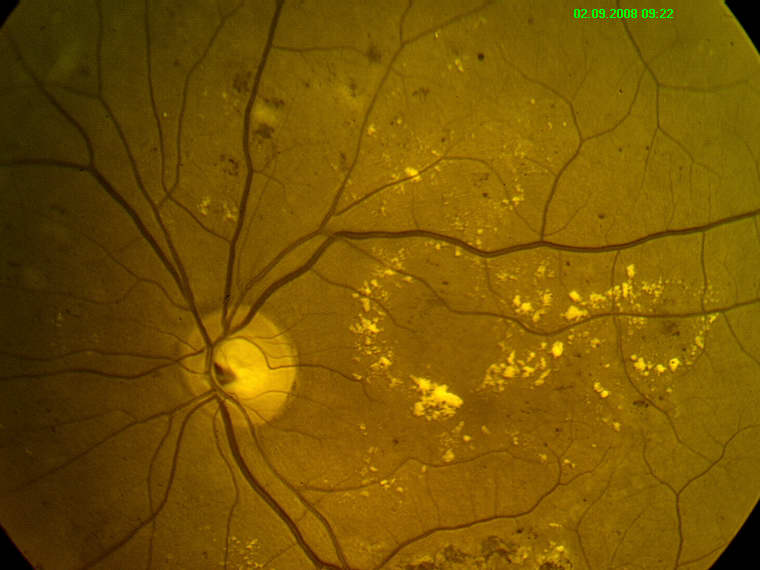
%> input picture vessel_detect/good2.jpg, 760 x 570 px
$ octave test_1.m   (GNU Octave 9; MATLAB toolbox functions it lacks are replaced by stand-ins)
%> lines starting %> are read from the running program, lines starting %| are printed output that depends on the picture; in (x1, y1, x2, y2) boxes, pixels count from 0 and x2, y2 are one past the last pixel; in counts of white or black regions, pixels touching at a corner belong together; the program's own positions count from 1
### vessel_detect/reconstruction_by_dilation.m
function imC2=reconstruction_by_dilation(im,LEN,DEG_NUM)

imo=cell(DEG_NUM,1);
for i=1:DEG_NUM
    DEG=(i-1)*((360/DEG_NUM)/2);
    se=strel('line',LEN,DEG);
    imo{i}=imopen(im,se);
end

imC=imo{1};
for i=2:length(imo)
    imC=max(imC,imo{i});% eq. (3.1)
end

imC2=imreconstruct(imC,im); % eq. (3.2)
imC2=mat2gray(imC2);

### vessel_detect/min_openings.m
function imB=min_openings(im,LEN,DEG_NUM)

imo=cell(DEG_NUM,1);
for i=1:DEG_NUM
    DEG=(i-1)*((360/DEG_NUM)/2);
    se=strel('line',LEN,DEG);
    imo{i}=imopen(im,se);
end

imB=imo{1};
for i=2:length(imo)
    imB=min(imB,imo{i});% eq. (3.1)
end

### vessel_detect/main_algo.m
function im_result=main_algo(img,im_mask,LEN_c,LEN_o,LEN_diff,TH_HIGH,TH_LOW,min_obj,min_hole)

DEG_NUM=12;
ic1=reconstruction_by_dilation(img,LEN_c,DEG_NUM);
io1=min_openings(img,LEN_o,DEG_NUM);
iv=mat2gray(ic1-io1);
imDiff=smooth_cross_section(iv,LEN_diff);
imL=reconstruction_by_dilation(imDiff,LEN_c,DEG_NUM);
imF=reconstruction_by_erosion(imL,LEN_c,DEG_NUM);

% Hysteresis thresholding
mask=im2bw(imF,TH_LOW/255);
marker=im2bw(imF,TH_HIGH/255);
im_result=imreconstruct(marker,mask);

im_result=im_result&im_mask;
im_result = clear_bw(im_result, min_obj, min_hole);

### vessel_detect/smooth_cross_section.m
function imDiff=smooth_cross_section(imV,LEN_diff)
imV_c=imcomplement(imV);
G1=fspecial('gaussian',[1 LEN_diff],0.5);
G2=fspecial('log',[1 LEN_diff],1.75);

imd=cell(12,1);
for i=1:12
    DEG=(i-1)*15;
    se1=makeLineKernel(LEN_diff,DEG,G1);
    se2=makeLineKernel(LEN_diff,DEG+90,G2);

    temp=imfilter(double(imV_c),se1,0,'same','conv');
    imd{i}=imfilter(mat2gray(temp),se2,0,'same','conv');
    imd{i}( imd{i}<0)=0;
end
imDiff=imd{1};
for i=2:length(imd)
    imDiff=max(imDiff,imd{i});% eq. (3.5)
end
imDiff=mat2gray(imDiff);

### vessel_detect/makeLineKernel.m
function se=makeLineKernel(len,theta_d,coeffs)

if (len >= 1)
    theta = theta_d * pi / 180;
    x = round((len-1)/2 * cos(theta));
    y = -round((len-1)/2 * sin(theta));
    [c,r] = iptui.intline(-x,x,-y,y);
    M = 2*max(abs(r)) + 1;
    N = 2*max(abs(c)) + 1;
    idx = sub2ind([M N], r + max(abs(r)) + 1, c + max(abs(c)) + 1);
    se=zeros(M,N);
    L1=length(coeffs);
    L2=length(idx);
    if L2<L1
        coeffs2=zeros(length(idx));
        coeffs2=coeffs((1+ceil((L1-L2)/2)):(L1-floor((L1-L2)/2)));
        se(idx)=coeffs2;
    else
        se(idx)=coeffs;
    end
end

### vessel_detect/test_1.m
clear
close all
clc

im=imread('good2.jpg');
%> im is the input picture: size 570x760x3 uint8; mean R, G, B 119.6, 85.3, 3
figure,imshow(im);title('Input image');
im_mask=rgb2gray(im)>10;
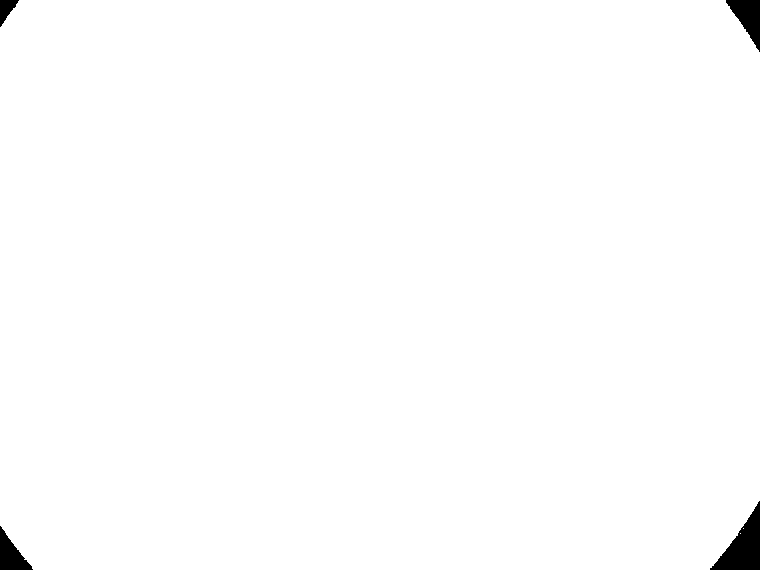
%> im_mask: size 570x760 logical; 99.2% white; 4 black regions, box (x1, y1, x2, y2) and area: (710, 501, 760, 570) 1654, (726, 0, 760, 52) 905, (0, 526, 33, 570) 735, (0, 0, 19, 27) 268
figure,imshow(im_mask);title('Mask image');
im=im(:,:,2);%green channel extraction
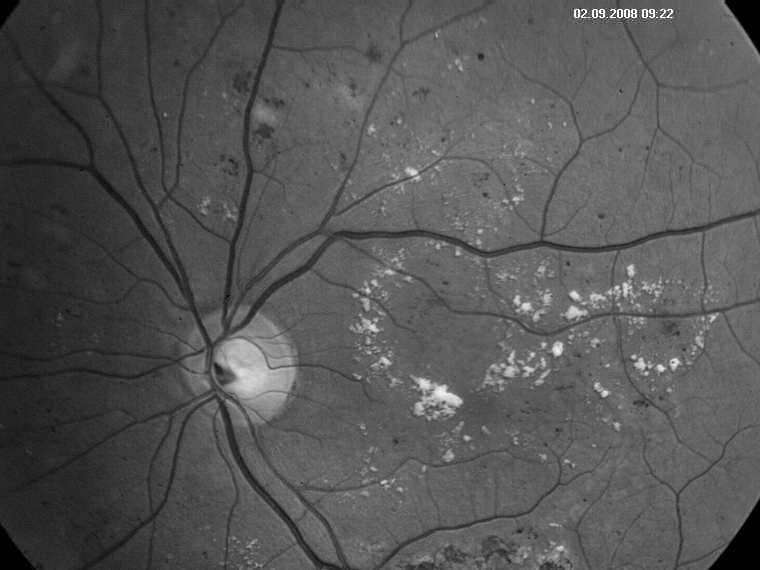
%> im: size 570x760 uint8; min 0, max 255, mean 85.3
im=im2double(im);%uint8 to double conversion for processing
%> im: size 570x760 double
im=mat2gray(im).*mat2gray(im_mask);
im=imcomplement(im);
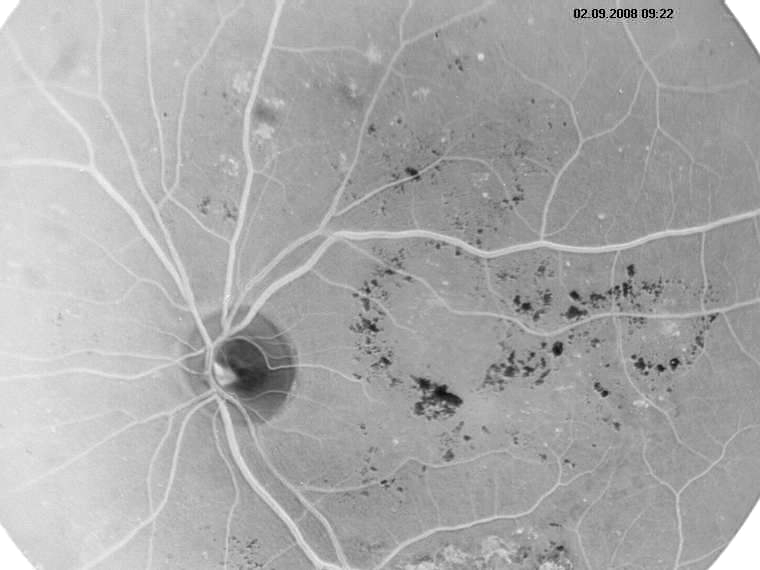
%> im: size 570x760 double; min 0, max 1, mean 0.666

LEN_c=11;
LEN_o=11;
LEN_diff=7;
TH_HIGH=40;
TH_LOW=25;
min_obj=180;
min_hole=10;

im_result=main_algo(im,im_mask,LEN_c,LEN_o,LEN_diff,TH_HIGH,TH_LOW,min_obj,min_hole);
%> after the loop in reconstruction_by_dilation, `for i=1:DEG_NUM`: imo = 12 items
%> in reconstruction_by_dilation, `imC=imo{1};`:
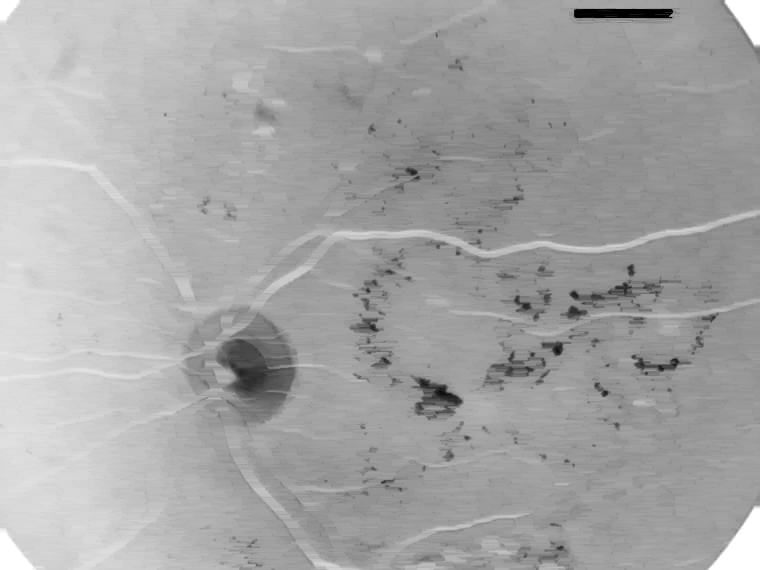
%> imC: size 570x760 double; min 0, max 1, mean 0.65
%> the loop in reconstruction_by_dilation, `for i=2:length(imo)` made 11 passes
%> the loop in min_openings, `for i=2:length(imo)` made 11 passes
%> after the loop in min_openings, `for i=2:length(imo)`:
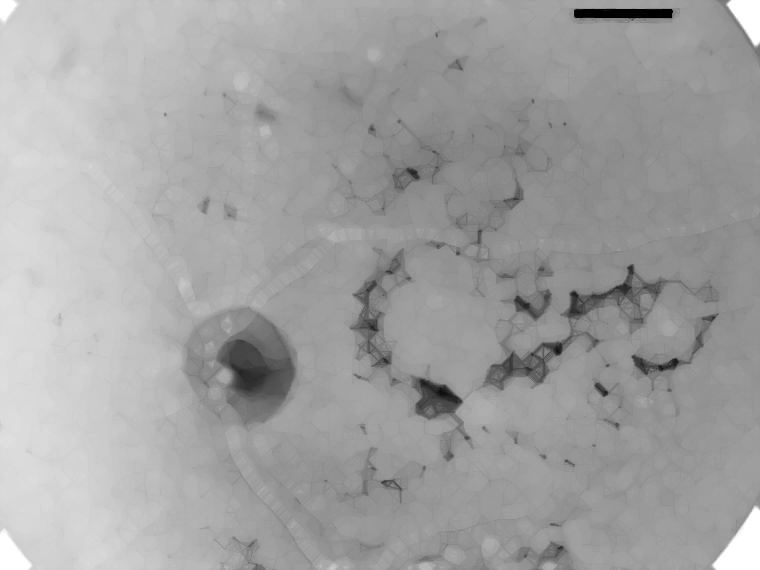
%> imB: size 570x760 double; min 0, max 1, mean 0.635
%> in main_algo, `iv=mat2gray(ic1-io1);`:
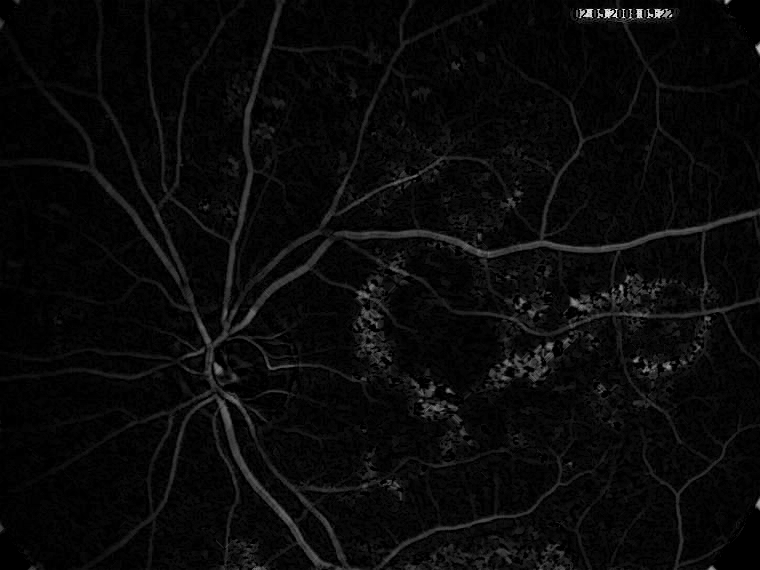
%> iv: size 570x760 double; min 0, max 1, mean 0.0389
%> in smooth_cross_section, `imV_c=imcomplement(imV);`:
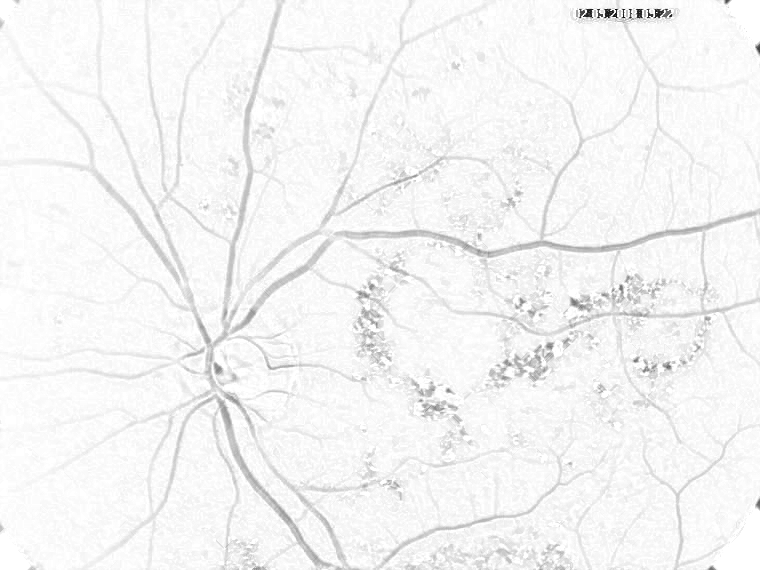
%> imV_c: size 570x760 double; min 0, max 1, mean 0.961
%> the run ends on the next line

$ run again, with vessel_detect/good1.jpg copied over vessel_detect/good2.jpg
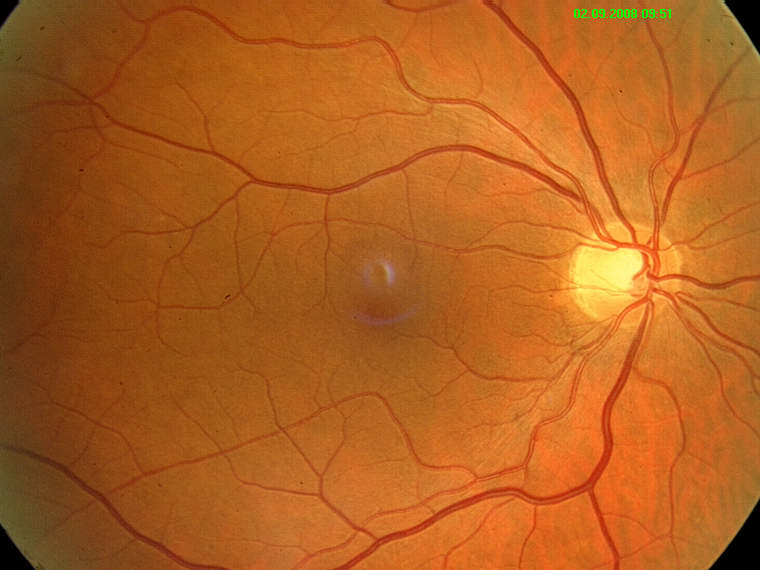
%> input picture vessel_detect/good1.jpg, 760 x 570 px
%> im is the input picture: size 570x760x3 uint8; mean R, G, B 176, 95.4, 31.6
%> im_mask: size 570x760 logical; 99.2% white; 4 black regions, box (x1, y1, x2, y2) and area: (710, 500, 760, 570) 1649, (726, 0, 760, 53) 914, (0, 526, 34, 570) 743, (0, 0, 18, 26) 249
%> `im=imcomplement(im);`:
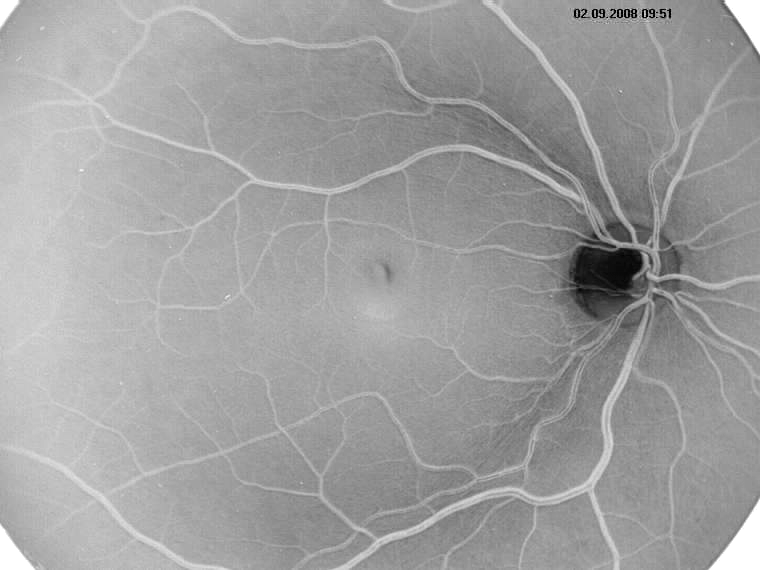
%> im: size 570x760 double; min 0, max 1, mean 0.626
%> after the loop in reconstruction_by_dilation, `for i=1:DEG_NUM`: imo = 12 items
%> the loop in reconstruction_by_dilation, `for i=2:length(imo)` made 11 passes
%> the loop in min_openings, `for i=2:length(imo)` made 11 passes
%> in smooth_cross_section, `imV_c=imcomplement(imV);`:
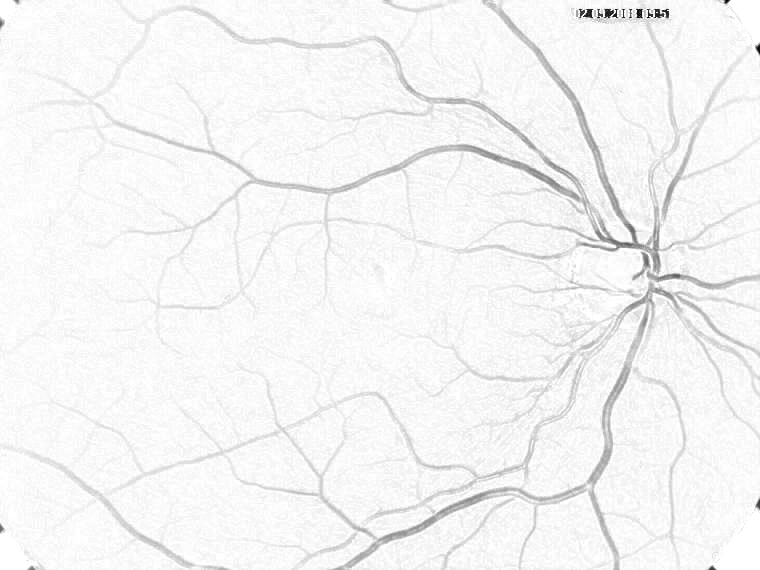
%> imV_c: size 570x760 double; min 0, max 1, mean 0.96

$ run again, with vessel_detect/good.jpg copied over vessel_detect/good2.jpg
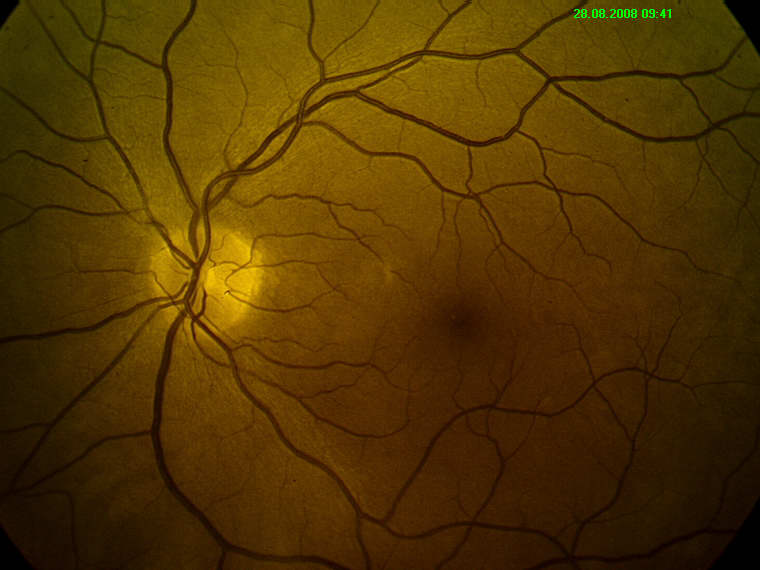
%> input picture vessel_detect/good.jpg, 760 x 570 px
%> im is the input picture: size 570x760x3 uint8; mean R, G, B 81.7, 53.5, 2.4
%> im_mask: size 570x760 logical; 98.9% white; 45 black regions (37 under 20 px), largest, box (x1, y1, x2, y2) and area: (603, 496, 760, 570) 2445, (725, 0, 760, 53) 956, (0, 524, 38, 570) 824
%> `im=imcomplement(im);`:
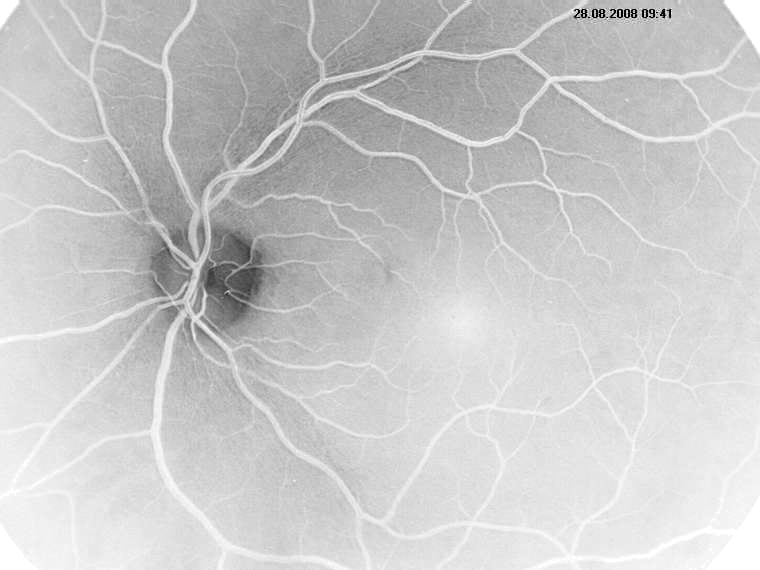
%> im: size 570x760 double; min 0, max 1, mean 0.79
%> after the loop in reconstruction_by_dilation, `for i=1:DEG_NUM`: imo = 12 items
%> the loop in reconstruction_by_dilation, `for i=2:length(imo)` made 11 passes
%> the loop in min_openings, `for i=2:length(imo)` made 11 passes
%> in smooth_cross_section, `imV_c=imcomplement(imV);`:
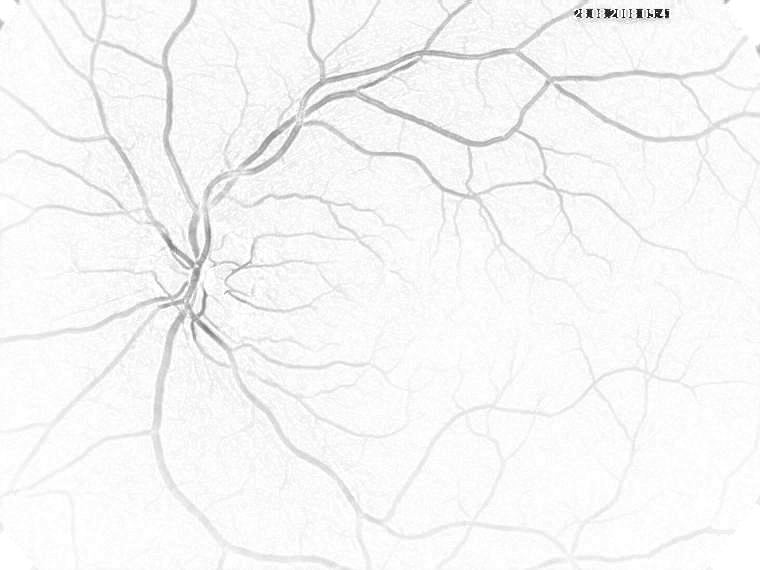
%> imV_c: size 570x760 double; min 0, max 1, mean 0.969
